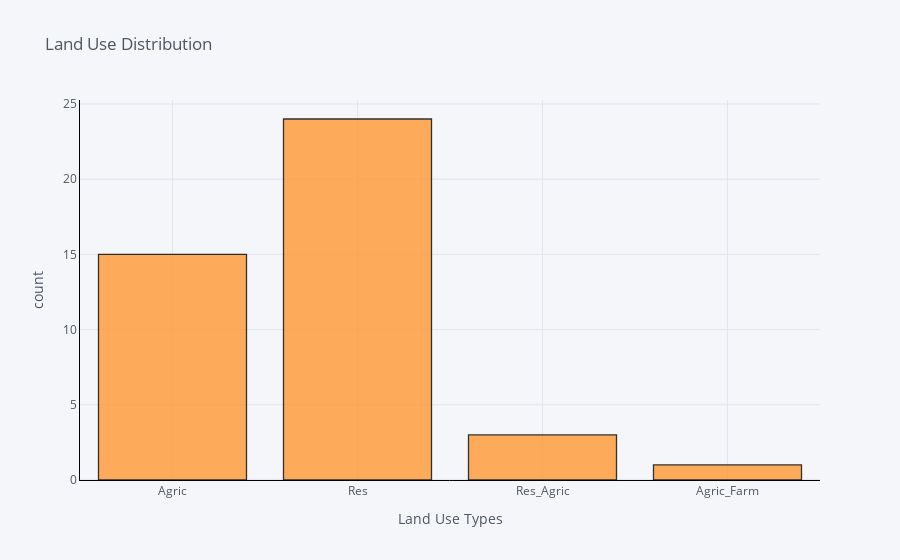

The code cell stored with this chart in its notebook:
### Code cell
df['Use'].iplot(
    kind='hist',
    bins=30,
    xTitle='Land Use Types',
    linecolor='black',
    yTitle='count',
    title='Land Use Distribution')

### Figure 1 — Plotly figure (JSON) as saved in the notebook; plotly's stock layout.template omitted (floating-point values rounded to 4 significant figures)
{"data": [{"histfunc": "count", "histnorm": "", "marker": {"color": "rgba(255, 153, 51, 1.0)", "line": {"color": "#000000", "width": 1.3}}, "name": "Use", "nbinsx": 30, "opacity": 0.8, "orientation": "v", "type": "histogram", "x": ["Agric", "Res", "Agric", "Res", "Res_Agric", "Res", "Res", "Res", "Res", "Agric", "Agric", "Res", "Agric", "Agric", "Res", "Res", "Agric", "Agric", "Agric", "Agric", "Res", "Res", "Res", "Res", "Res", "Res", "Res", "Res", "Res", "Agric", "Agric_Farm", "Res", "Res", "Res", "Res", "Agric", "Res_Agric", "Res_Agric", "Agric", "Agric", "Res", "Res", "Agric"]}], "layout": {"barmode": "overlay", "legend": {"bgcolor": "#F5F6F9", "font": {"color": "#4D5663"}}, "paper_bgcolor": "#F5F6F9", "plot_bgcolor": "#F5F6F9", "title": {"font": {"color": "#4D5663"}, "text": "Land Use Distribution"}, "xaxis": {"gridcolor": "#E1E5ED", "linecolor": "black", "showgrid": true, "tickfont": {"color": "#4D5663"}, "title": {"font": {"color": "#4D5663"}, "text": "Land Use Types"}, "zerolinecolor": "#E1E5ED"}, "yaxis": {"gridcolor": "#E1E5ED", "linecolor": "black", "showgrid": true, "tickfont": {"color": "#4D5663"}, "title": {"font": {"color": "#4D5663"}, "text": "count"}, "zerolinecolor": "#E1E5ED"}}}
